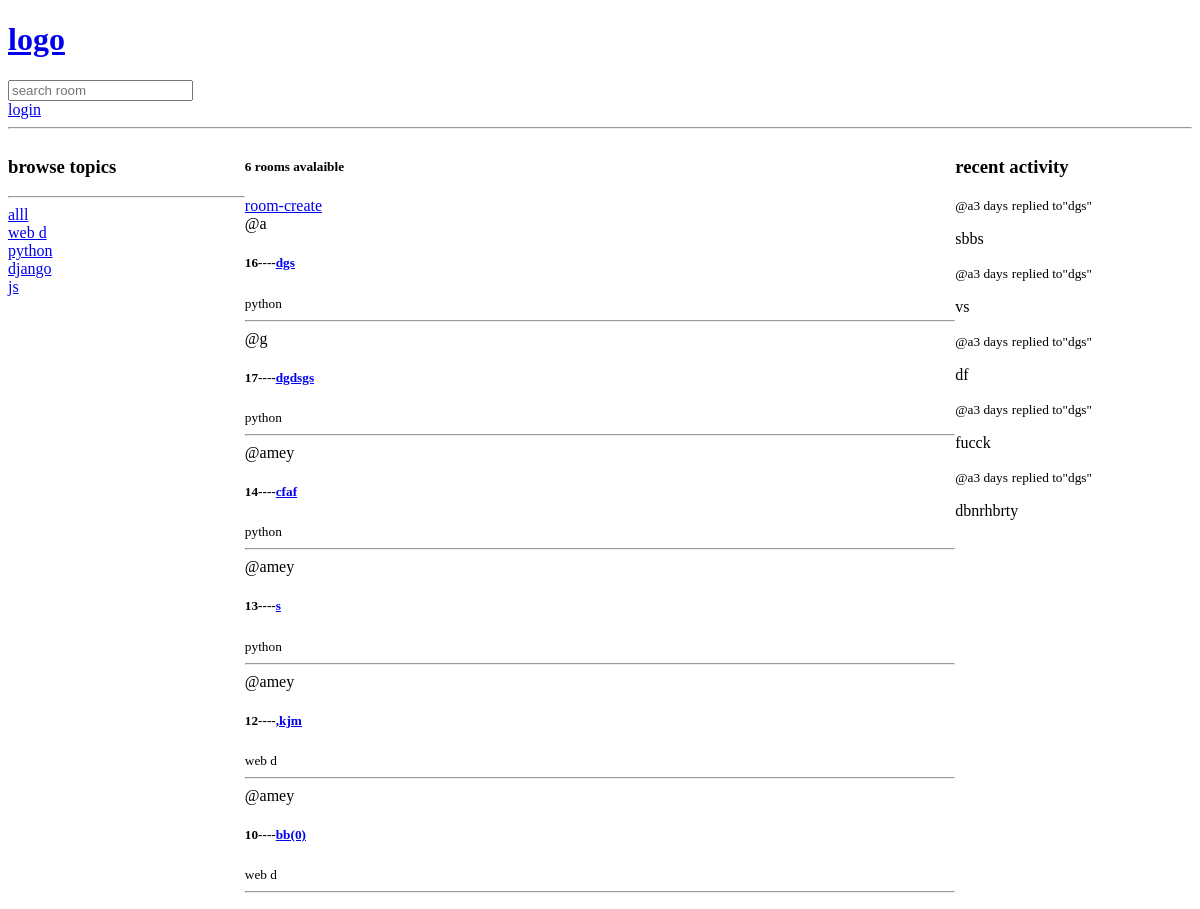
Before: / with the older database file.
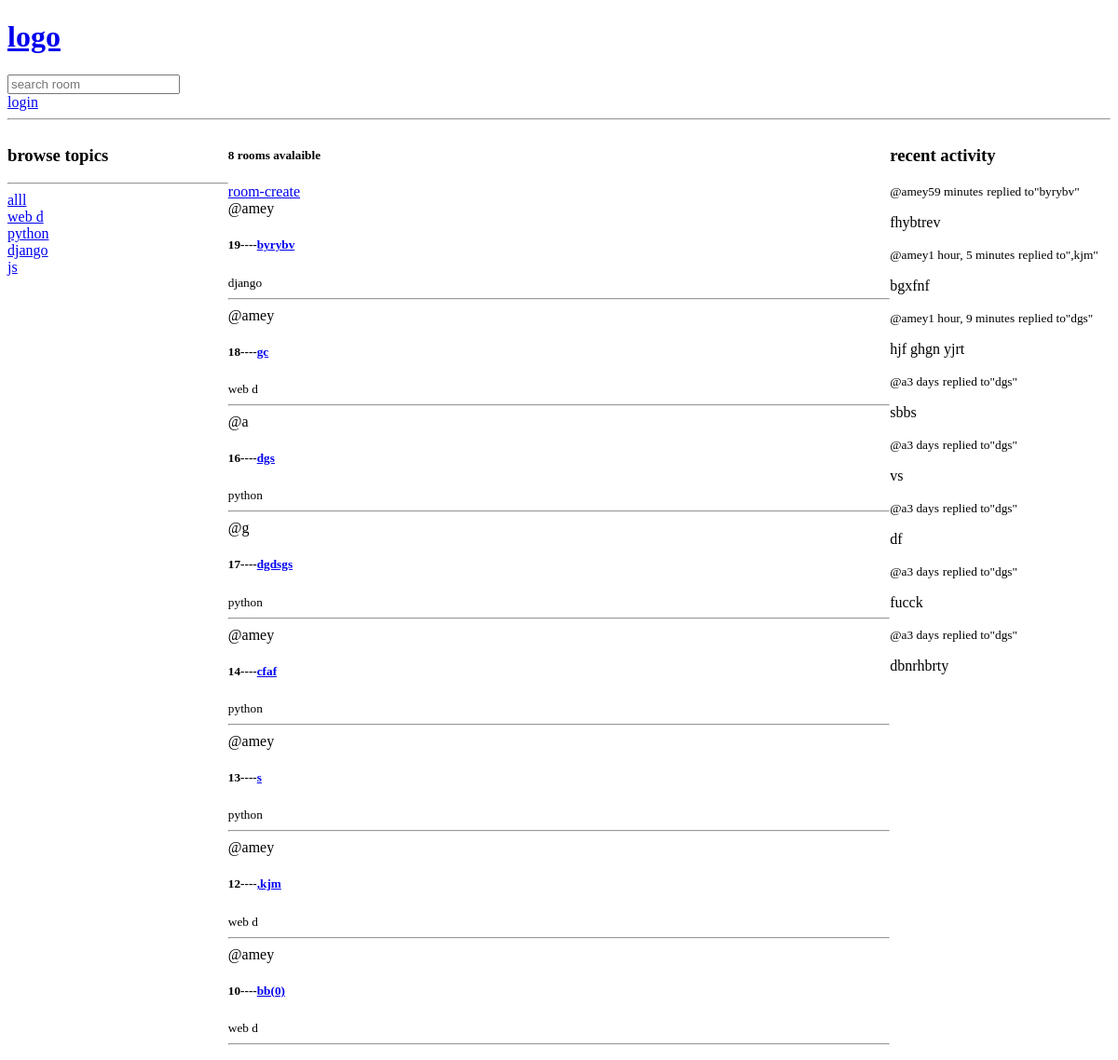
After: the same page with the newer database file.
### base/models.py (models this page shows, shortened)
class Topic(models.Model):
    name=models.CharField(max_length=200)

class Room(models.Model):
    host=models.ForeignKey(User,on_delete=models.SET_NULL,null=True)
    topic=models.ForeignKey(Topic,on_delete=models.SET_NULL,null=True)
    name=models.CharField(max_length=200)
    description=models.TextField(null=True,blank=True)#recored can be null aand if form submmited can be null
    participants=models.ManyToManyField(User,related_name='participants',blank=True)
    updated=models.DateTimeField(auto_now=True)#takes time stamp when save method is called
    created=models.DateTimeField(auto_now_add=True)#when room is created
    class Meta:
        ordering=['-updated','-created']
    def __str__(self):
        return self.name

class message(models.Model):
    user=models.ForeignKey(User,on_delete=models.CASCADE)
    room=models.ForeignKey(Room,on_delete=models.CASCADE)
    body=models.TextField()
    updated=models.DateTimeField(auto_now=True)
    created=models.DateTimeField(auto_now_add=True)
    class Meta:
        ordering=['-updated','-created']

### base/views.py (the view)
# urls.py: path('',views.home,name='home'),
def home(request):#req object is http object what is user sending to bacend
    rooms=Room.objects.all()
    q=request.GET.get('q') if request.GET.get('q') != None else ''
    rooms=Room.objects.filter(Q(topic__name__icontains=q)
                              |Q(name__icontains=q) |  Q(description__icontains=q))#this finds __name refers to first it goes to room.topic then it goes to topic.name thsi does it by applying join internally on room and table
    topics=Topic.objects.all()
    room_messages=message.objects.filter(Q(room__topic__name__icontains=q))
    r_c=rooms.count()
    context={'rooms':rooms,'topics':topics,'r_c':r_c,'room_messages':room_messages}
    return render(request,'base/home.html',context)

### base/templates/base/home.html (shortened to what this page needs)
{% extends 'main.html'%}
{%block content%}
<div class="home-container">
    <div>
        {%include 'base/topics_component.html'%}
    </div>
    <div>
        <h5>{{r_c}} rooms avalaible</h5>
        <a href="{%url 'create-room' %}">room-create</a>
        {%include 'base/feed_component.html'%}
    </div>
    <div>
        {%include 'base/activity_feed_component.html'%}
    </div>
</div>
{%endblock content%}

### base/templates/base/topics_component.html
<h3>browse topics</h3>
        <hr>
        <div>
            <a href="{%url 'home' %}">alll</a>
        </div>
        {% for t in topics %}
        <div><a href="{%url 'home' %}?q={{t.name}}">{{t.name}}</a></div>
        {%endfor%}

### base/templates/base/feed_component.html (shortened to what this page needs)
<div>
    {%for room in rooms%}
        <div>
            <span>@{{room.host.username}}</span>
            <h5>{{room.id}}----<a href="{% url 'room' room.id %}">{{room.name}}</a></h5>
            <small>{{room.topic.name}}</small>
            <hr>
        </div>
    {%endfor%}
</div>

### base/templates/base/activity_feed_component.html (shortened to what this page needs)
<h3>recent activity</h3>
{%for m in room_messages%}
<div><small>@{{m.user}}{{m.created|timesince}}</small>
<small>replied to"{{m.room}}"</small>
<p>{{m.body}}</p></div>
{%endfor%}

Changed rows visible on the page:
added Room: host.username "amey", id "19", name "byrybv", topic.name "django"
added Room: host.username "amey", id "18", name "gc", topic.name "web d"
added message: user "amey", created "59 minutes", room "byrybv", body "fhybtrev"
added message: user "amey", created "1 hour, 5 minutes", room ",kjm", body "bgxfnf"
added message: user "amey", created "1 hour, 9 minutes", room "dgs", body "hjf ghgn yjrt"
Other visible differences:
{{ r_c }}: "6" → "8"
